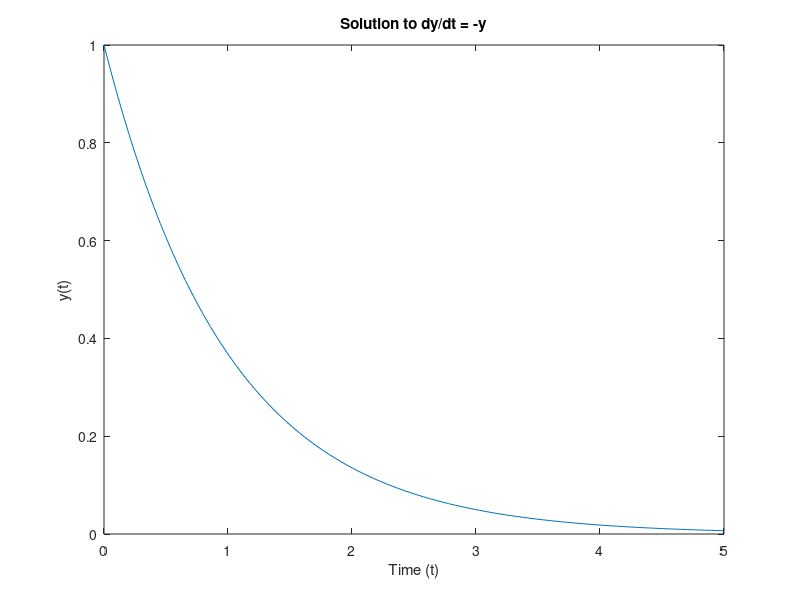

The MATLAB source for this figure:
% Session 00: Getting Started with GNU Octave


%% 1. Elementary Calculations
a = 5 + 3;
b = 12 / 4;
c = sqrt(16);
d = sin(pi/2);

%% 2. Creating a Matrix
A = [1 2 3; 4 5 6; 7 8 9];

%% 3. Matrix Arithmetic
B = A + 2;
C = A * A; % matrix multiplication
D = A .* A; % element-wise multiplication

%% 4. Solving a System of Linear Equations
% Solve Ax = b where A is a matrix and b is a vector
A_sys = [3, 2; 1, 2];
b_sys = [5; 5];
x = A_sys \ b_sys;

%% 5. Integrating a Differential Equation (Simple example)
% dy/dt = -y, y(0) = 1
t = linspace(0, 5, 100);
y = exp(-t);
plot(t, y);
title('Solution to dy/dt = -y');
xlabel('Time (t)');
ylabel('y(t)');

%% 6. Help and Documentation
% Use help to learn more about functions
help plot
help sqrt

%% 7. Editing and History
% Use up/down arrow keys in Octave CLI to scroll through previous commands

% End of Session 01 Exercises
